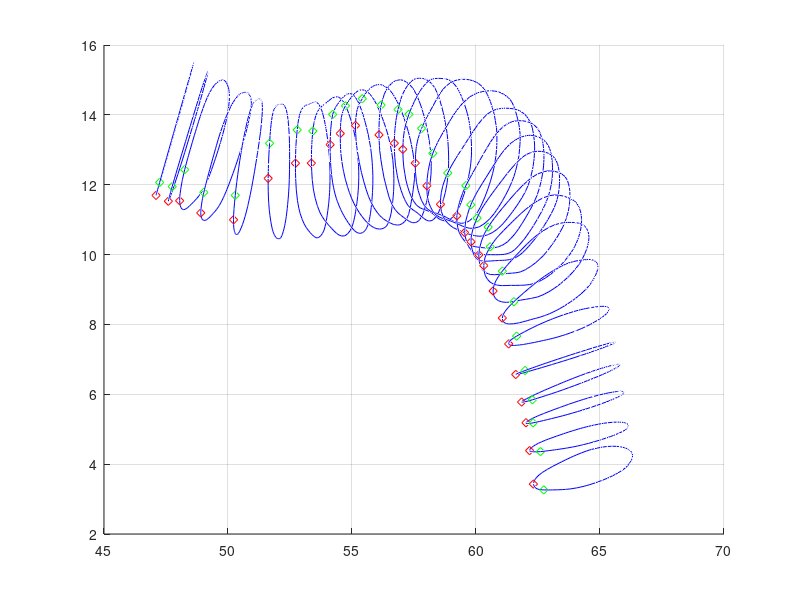
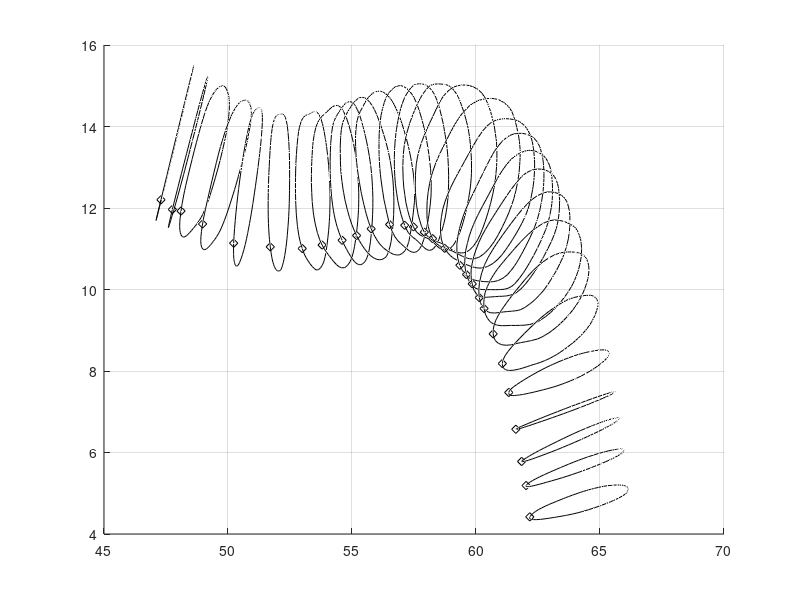

The MATLAB script that drew these images, in order: (Note: this script raises an error after producing the figures.)
clear all
close all
clc
% addpath('C:\Users\Leo\Documents\MATLAB\Add-Ons\Collections\NURBS',...
% 'C:\Users\Leo\Documents\MATLAB\Add-Ons\Collections\nurbs_toolbox',...
% 'C:\Users\Leo\Documents\MATLAB\Add-Ons\Collections\My_Function');


load('coord_10_10_300.mat')
load('surf10_10_300.mat')
load('Tg_10_10_300.mat')
%% mettere tutto in senso di percorrenza orario
for i=1:numel(surf_point)
ss=surf_point{i};
vett1=surf_point{i}(1,:)-coordtg(i,:);
vett2=surf_point{i}(round(numel(ss)/3/4),:)-coordtg(i,:);
veri=[1;0;0]; verj=[0;1;0];  verk=[0;0;1];
prodvett=veri*det([vett1(2) vett1(3);vett2(2) vett2(3)])-...
         verj*det([vett1(1) vett1(3);vett2(1) vett2(3)])+...
         verk*det([vett1(1) vett1(2);vett2(1) vett2(2)]);
tg=Tgsrf(i,:);
prodscal_best(i)=tg*prodvett;
if prodscal_best(i)<0  %inverti il senso antior con or
   for j=1:numel(ss)/3
       ssnew(j,:)=ss(end-j+1,:);
   end
   surf_point{i}=ssnew;
   clearvars ssnew
end

end
min(prodscal_best)
%%
for i=1:numel(surf_point)
ss=surf_point{i};
vett1=surf_point{i}(1,:)-coordtg(i,:);
vett2=surf_point{i}(20,:)-coordtg(i,:);
veri=[1;0;0]; verj=[0;1;0];  verk=[0;0;1];
prodvett=veri*det([vett1(2) vett1(3);vett2(2) vett2(3)])-...
         verj*det([vett1(1) vett1(3);vett2(1) vett2(3)])+...
         verk*det([vett1(1) vett1(2);vett2(1) vett2(2)]);
tg=Tgsrf(i,:);
prodscal_best(i)=tg*prodvett;
% if prodscal<0  %inverti il senso antior con or
%    for j=1:numel(ss)/3
%        ssnew(j,:)=ss(end-j+1,:);
%    end
% end
end
min(prodscal_best)
%%
figure
hold on
grid on
for i=1:numel(surf_point)

plot3(surf_point{i}(:,1),surf_point{i}(:,2),surf_point{i}(:,3),'b',...
      surf_point{i}(1,1),surf_point{i}(1,2),surf_point{i}(1,3),'rd',...
      surf_point{i}(10,1),surf_point{i}(10,2),surf_point{i}(10,3),'gd')
end
%% oridane
figure
hold on
grid on
srfn{1}=surf_point{1};
for k=2:numel(surf_point)
    srf=surf_point{k};
    vett_prec=srfn{k-1}(1,:)-coordtg(k-1,:); vett_prec=vett_prec/norm(vett_prec);
    nel=numel(surf_point{k})/3;
    best=1;
    worst=1;
    prodscal_best=vett_prec*((surf_point{k}(1,:)-coordtg(k,:))'/norm((surf_point{k}(1,:)-coordtg(k,:))'));
    prodscal_worst=vett_prec*((surf_point{k}(1,:)-coordtg(k,:))'/norm((surf_point{k}(1,:)-coordtg(k,:))'));
    for j=2:nel-1
         guess=(surf_point{k}(j,:)-coordtg(k,:))/norm(surf_point{k}(j,:)-coordtg(k,:));
         prodscal_new=vett_prec*guess';
         if prodscal_new > prodscal_best
             best=j;
             prodscal_best=prodscal_new;
         end
         if prodscal_new < prodscal_worst
             worst=j;
             prodscal_worst=prodscal_new;
         end
    end
    clearvars xn yn zn
    xn=zeros(nel,1); yn=zeros(nel,1); zn=zeros(nel,1);
        xn(1:nel-best+1,1)=srf(best:end,1); yn(1:nel-best+1,1)=srf(best:end,2); zn(1:nel-best+1,1)=srf(best:end,3);
        xn(nel-best+2:end,1)=srf(2:best,1);  yn(nel-best+2:end,1)=srf(2:best,2); zn(nel-best+2:end,1)=srf(2:best,3);  

    srfn{k}=[xn yn zn];
    % plot3(srf(far,1),srf(far,2),srf(far,3),'rd',srf(far+10,1),srf(far+10,2),srf(far+10,3),'gd')
    plot3(xn,yn,zn,'k',xn(1),yn(1),zn(1),'kd')  %,srf(near,1),srf(near,2),srf(near,3),'bd'
end
%% get coons surface in nurbs structure
for i=1:numel(srfn)
    coons{i}=get_coons(srfn{i},4,3);
end
%%
k=1;
for i = 1:numel(srfn)
    surf_i = coons{i};
    volCoefs(:,:,:,k) = surf_i.coefs;
    k=k+1;
end
%% deg of volume 
d=3;
%% on U direction
n=numel(volCoefs(1,:,1,1));
U=zeros(1,n+d+1); % automatic node creation
U(end-d:end)=1;
mid=numel(U)-2*d-2;
for i=1:mid
    U(i+d+1)=1/(mid+1)*i;
end
%% on V direction
n=numel(volCoefs(1,1,:,1));
V=zeros(1,n+d+1); % automatic node creation
V(end-d:end)=1;
mid=numel(V)-2*d-2;
for i=1:mid
    V(i+d+1)=1/(mid+1)*i;
end
%% on W direction
n=numel(volCoefs(1,1,1,:));
W=zeros(1,n+d+1); % automatic node creation
W(end-d:end)=1;
mid=numel(W)-2*d-2;
for i=1:mid
    W(i+d+1)=1/(mid+1)*i;
end
%%
VOL = nrbmak(volCoefs,{U,V,W});

% SET VIEW PARAMETERS

az = [0 45 90 135 180];
el = [45 45 45 45 45];

for ii = 1:length(az)
    
    % VIEW PARAMETERS
    
    param.az    = az(ii);
    param.el    = el(ii);
    param.alpha = 1.0;
    
    % BUILD FIGURE
    
    fig = figure;
    nrbplot(VOL,[20 20 400],'light','on','colormap','pink','view',param);
    
    % EXPORT FIGURE
    
    print(fig,['VOL_AZ',num2str(az(ii)),'_EL',num2str(el(ii))],'-dpng');
    
end

pts = [1 1 1];
F = nrbeval (VOL, pts);

return

% CONSTRUCT THE GEOMETRY FROM THE IMPORT FILE

geometry = geo_load(VOL);

% EXTRACT THE MAP FROM THE PHYSICAL DOMAIN TO THE REFERENCE DOMAIN
% AND ITS JACOBIAN AND HESSIAN MATRICES

map = @(x,y,z) geometry.map([x;y;z]);
Jac = @(x,y,z) geometry.map_der([x;y;z]);
Hes = @(x,y,z) geometry.map_der2([x;y;z]);

geometricInfo.geometry = geometry;
geometricInfo.map = @(x,y,z) map(x,y,z);
geometricInfo.Jac = @(x,y,z) Jac(x,y,z);
geometricInfo.Hes = @(x,y,z) Hes(x,y,z);
geometricInfo.Type = 'SweptVolume';
        
%%%%%%%%%%%%%%%%%%%%
% CREATE .STL FILE %
%%%%%%%%%%%%%%%%%%%%

type = geometricInfo.Type;

Nx = 1e2;
Ny = 2e1;
Nz = 2e1;

evalX = linspace(0,1,Nx);
evalY = linspace(0,1,Ny);
evalZ = linspace(0,1,Nz);

tic;
[X,Y,Z] = mapOut3D(evalX,evalY,evalZ,map,type);
t1 = toc;

[evalJac,structPhi,evalDetJac] = jacOut3D(evalX,evalY,evalZ,Jac,type);

auxX = Nx;
auxY = Ny;
auxZ = Nz;
Nx = auxZ;
Ny = auxY;
Nz = auxX;

evalJ11 = zeros(Nx,Ny,Nz);
evalJ12 = zeros(Nx,Ny,Nz);
evalJ13 = zeros(Nx,Ny,Nz);
evalJ21 = zeros(Nx,Ny,Nz);
evalJ22 = zeros(Nx,Ny,Nz);
evalJ23 = zeros(Nx,Ny,Nz);
evalJ31 = zeros(Nx,Ny,Nz);
evalJ32 = zeros(Nx,Ny,Nz);
evalJ33 = zeros(Nx,Ny,Nz);

for ii = 1:Nx
    for jj = 1:Ny
        for kk = 1:Nz
            evalJ11(ii,jj,kk) = evalJac{ii,jj,kk}(1,1);
            evalJ12(ii,jj,kk) = evalJac{ii,jj,kk}(1,2);
            evalJ13(ii,jj,kk) = evalJac{ii,jj,kk}(1,3);
            evalJ21(ii,jj,kk) = evalJac{ii,jj,kk}(2,1);
            evalJ22(ii,jj,kk) = evalJac{ii,jj,kk}(2,2);
            evalJ23(ii,jj,kk) = evalJac{ii,jj,kk}(2,3);
            evalJ31(ii,jj,kk) = evalJac{ii,jj,kk}(3,1);
            evalJ32(ii,jj,kk) = evalJac{ii,jj,kk}(3,2);
            evalJ33(ii,jj,kk) = evalJac{ii,jj,kk}(3,3);
        end
    end
end

disp('FINISHED BASE MAPPING')

[XBase,YBase,ZBase] = ndgrid(evalZ,evalY,evalX);

tic;
Phi1 = griddedInterpolant(XBase,YBase,ZBase,X,'spline');
Phi2 = griddedInterpolant(XBase,YBase,ZBase,Y,'spline');
Phi3 = griddedInterpolant(XBase,YBase,ZBase,Z,'spline');

J11 = griddedInterpolant(XBase,YBase,ZBase,evalJ11,'spline');
J12 = griddedInterpolant(XBase,YBase,ZBase,evalJ12,'spline');
J13 = griddedInterpolant(XBase,YBase,ZBase,evalJ13,'spline');
J21 = griddedInterpolant(XBase,YBase,ZBase,evalJ21,'spline');
J22 = griddedInterpolant(XBase,YBase,ZBase,evalJ22,'spline');
J23 = griddedInterpolant(XBase,YBase,ZBase,evalJ23,'spline');
J31 = griddedInterpolant(XBase,YBase,ZBase,evalJ31,'spline');
J32 = griddedInterpolant(XBase,YBase,ZBase,evalJ32,'spline');
J33 = griddedInterpolant(XBase,YBase,ZBase,evalJ33,'spline');

detJ = griddedInterpolant(XBase,YBase,ZBase,evalDetJac,'spline');

intrpPhi1_dx = griddedInterpolant(XBase,YBase,ZBase,structPhi.Phi1_dx,'spline');
intrpPhi1_dy = griddedInterpolant(XBase,YBase,ZBase,structPhi.Phi1_dy,'spline');
intrpPhi1_dz = griddedInterpolant(XBase,YBase,ZBase,structPhi.Phi1_dz,'spline');
intrpPhi2_dx = griddedInterpolant(XBase,YBase,ZBase,structPhi.Phi2_dx,'spline');
intrpPhi2_dy = griddedInterpolant(XBase,YBase,ZBase,structPhi.Phi2_dy,'spline');
intrpPhi2_dz = griddedInterpolant(XBase,YBase,ZBase,structPhi.Phi2_dz,'spline');
intrpPhi3_dx = griddedInterpolant(XBase,YBase,ZBase,structPhi.Phi3_dx,'spline');
intrpPhi3_dy = griddedInterpolant(XBase,YBase,ZBase,structPhi.Phi3_dy,'spline');
intrpPhi3_dz = griddedInterpolant(XBase,YBase,ZBase,structPhi.Phi3_dz,'spline');

t2 = toc;

geometricInfo.Phi1 = Phi1;
geometricInfo.Phi2 = Phi2;
geometricInfo.Phi3 = Phi3;
geometricInfo.J11  = J11;
geometricInfo.J12  = J12;
geometricInfo.J13  = J13;
geometricInfo.J21  = J21;
geometricInfo.J22  = J22;
geometricInfo.J23  = J23;
geometricInfo.J31  = J31;
geometricInfo.J32  = J32;
geometricInfo.J33  = J33;
geometricInfo.detJ  = detJ;

geometricInfo.Phi1_dx = intrpPhi1_dx;
geometricInfo.Phi1_dy = intrpPhi1_dy;
geometricInfo.Phi1_dz = intrpPhi1_dz;
geometricInfo.Phi2_dx = intrpPhi2_dx;
geometricInfo.Phi2_dy = intrpPhi2_dy;
geometricInfo.Phi2_dz = intrpPhi2_dz;
geometricInfo.Phi3_dx = intrpPhi3_dx;
geometricInfo.Phi3_dy = intrpPhi3_dy;
geometricInfo.Phi3_dz = intrpPhi3_dz;

disp('FINISHED CREATING THE MAP INTERPOLANT')

% DISPLAY SIMULATION TIMES

disp(['Number of D.O.F.s    : ',num2str(Nx * Ny * Nz)])
disp(['Exec. Time Base Map  : ',num2str(t1),' [sec]'])
disp(['Exec. Time Interpol  : ',num2str(t2),' [sec]'])

% EXPORT GEOMETRY DATA

filename = 'SweptVolume.mat';
geo = VOL;
save(filename,'geo')

filename = 'SweptVolume.mat';
save(filename,'geometricInfo')